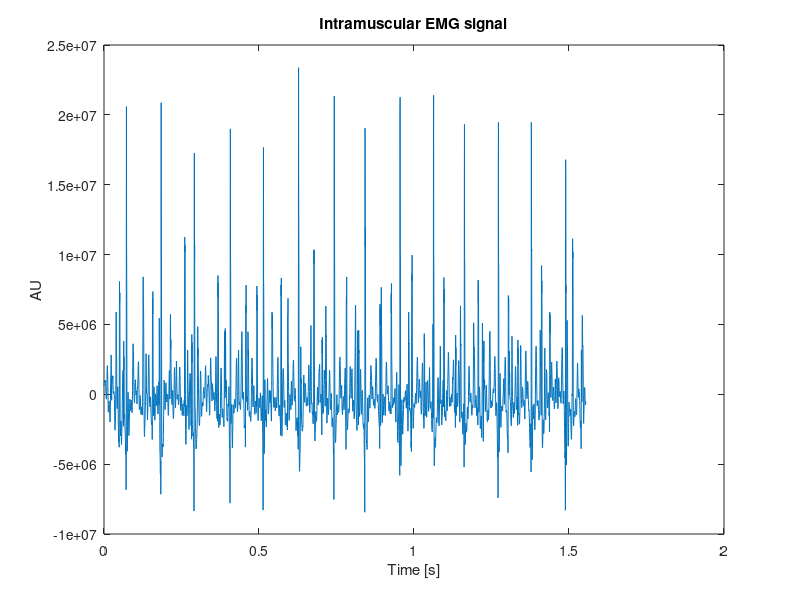
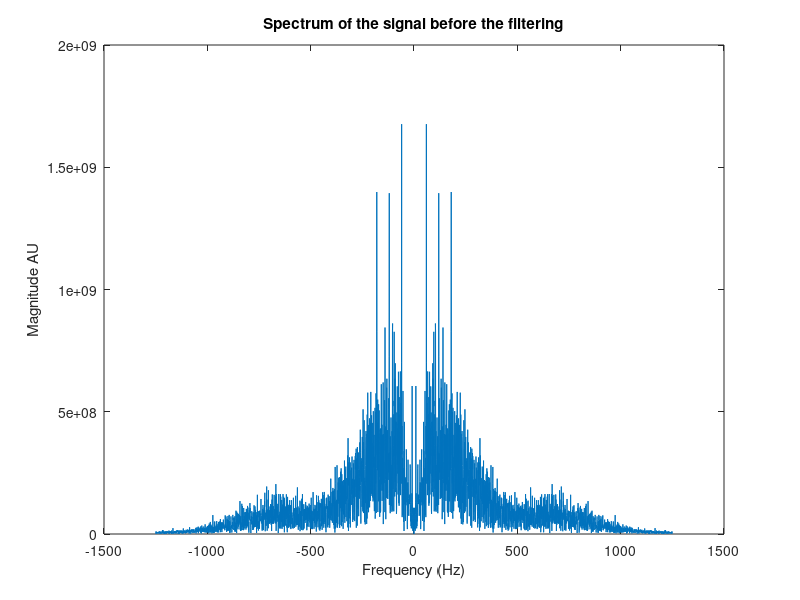
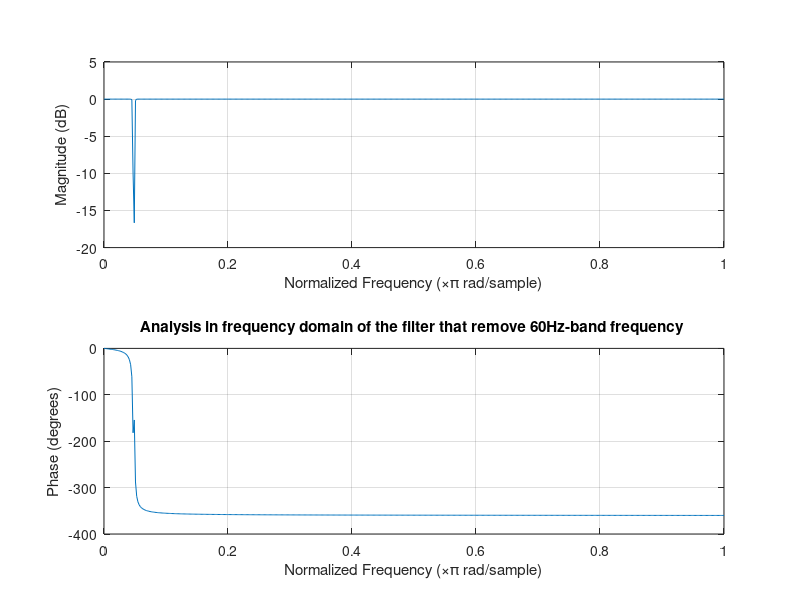
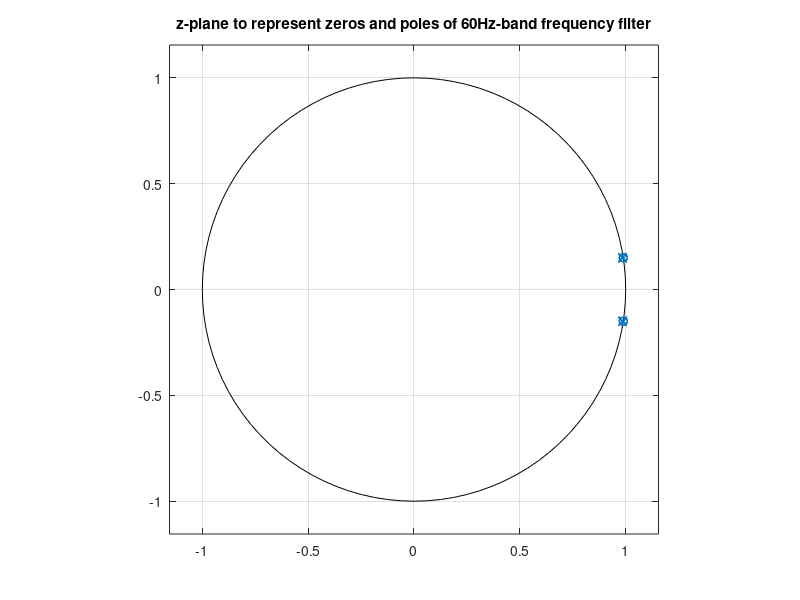

These figures' MATLAB source, in order:
% Sixth tutorial.
close all; clear all; clc
 
load('EMG1.mat'); % Load the EMG signal
L = length(EMG); % Duration of the signal in samples
 
Fs = 2500; % Sample frequency in Hz
t_ax = (0:L-1)/Fs; % Time axis of the signal in seconds
 
figure(1), plot(t_ax,EMG)
title('Intramuscular EMG signal')
xlabel('Time [s]')
ylabel('AU')
 
F_EMG = fftshift(fft(EMG)); % Find the DFT of the EMG 
f_ax = (-L/2:L/2-1)*Fs/L;
figure(2), plot(f_ax,abs(F_EMG));
xlabel('Frequency (Hz)')
ylabel('Magnitude AU')
title('Spectrum of the signal before the filtering')
 
% Create band-stop filters to remove 60 Hz and harmonics
N = 3; % Filter order
band1 = [58 62];
[B1,A1] = butter(N,band1/(Fs/2),'stop'); % Generate filter coefficients
band2 = [118 122];
[B2,A2] = butter(N,band2/(Fs/2),'stop');
band3 = [178 182];
[B3,A3] = butter(N,band3/(Fs/2),'stop');
 
% Analyze the properties of the filter
H1 = tf(B1,A1,1/Fs,'variable','z^-1'); % Create transfer function object
[z,p,k] = tf2zp(B1,A1); % Calculate zeros and poles
figure(3), freqz(B1,A1);
title('Analysis in frequency domain of the filter that remove 60Hz-band frequency ')
figure(4), zplane(B1,A1);
title('z-plane to represent zeros and poles of 60Hz-band frequency filter')
 
H2 = tf(B2,A2,1/Fs,'variable','z^-1'); % Create transfer function object
[z,p,k] = tf2zp(B2,A2); % Calculate zeros and poles
figure(5), freqz(B2,A2);
title('Analysis in frequency domain of the filter that remove 120Hz-band frequency ')
figure(6), zplane(B2,A2);
title('z-plane to represent zeros and poles of 120Hz-band frequency filter')

H3 = tf(B3,A3,1/Fs,'variable','z^-1'); % Create transfer function object
[z,p,k] = tf2zp(B3,A3); % Calculate zeros and poles
figure(7), freqz(B3,A3);
title('Analysis in frequency domain of the filter that remove 180Hz-band frequency ')
figure(8), zplane(B3,A3);
title('z-plane to represent zeros and poles of 180Hz-band frequency filter')

% Filter the signal
figure(9), hold on, plot(t_ax,EMG,'b'); %original signal
 
EMG_f = filter(B1,A1,EMG);
figure(9), hold on, plot(t_ax,EMG_f,'r');
 
EMG_f2 = filter(B2,A2,EMG_f);
plot(t_ax,EMG_f2,'r');

EMG_f3 = filter(B3,A3,EMG_f2);
hold off 
plot(t_ax,EMG_f3,'r');



% DFT of the filtered signal
F_EMG_f = fftshift(fft(EMG_f));
figure(10);
plot(f_ax, abs(F_EMG_f));
xlabel('Frequency (Hz)')
ylabel('Magnitude AU')
title('Spectrum of the signal after first filtering of 60Hz')

F_EMG_f2 = fftshift(fft(EMG_f2));
figure(11);
plot(f_ax, abs(F_EMG_f2));
xlabel('Frequency (Hz)')
ylabel('Magnitude AU')
title('Spectrum of the signal after second filtering of 120Hz')

F_EMG_f3 = fftshift(fft(EMG_f3));
figure(12);
plot(f_ax, abs(F_EMG_f3));
xlabel('Frequency (Hz)')
ylabel('Magnitude AU')
title('Spectrum of the signal after third filtering of 180Hz')
